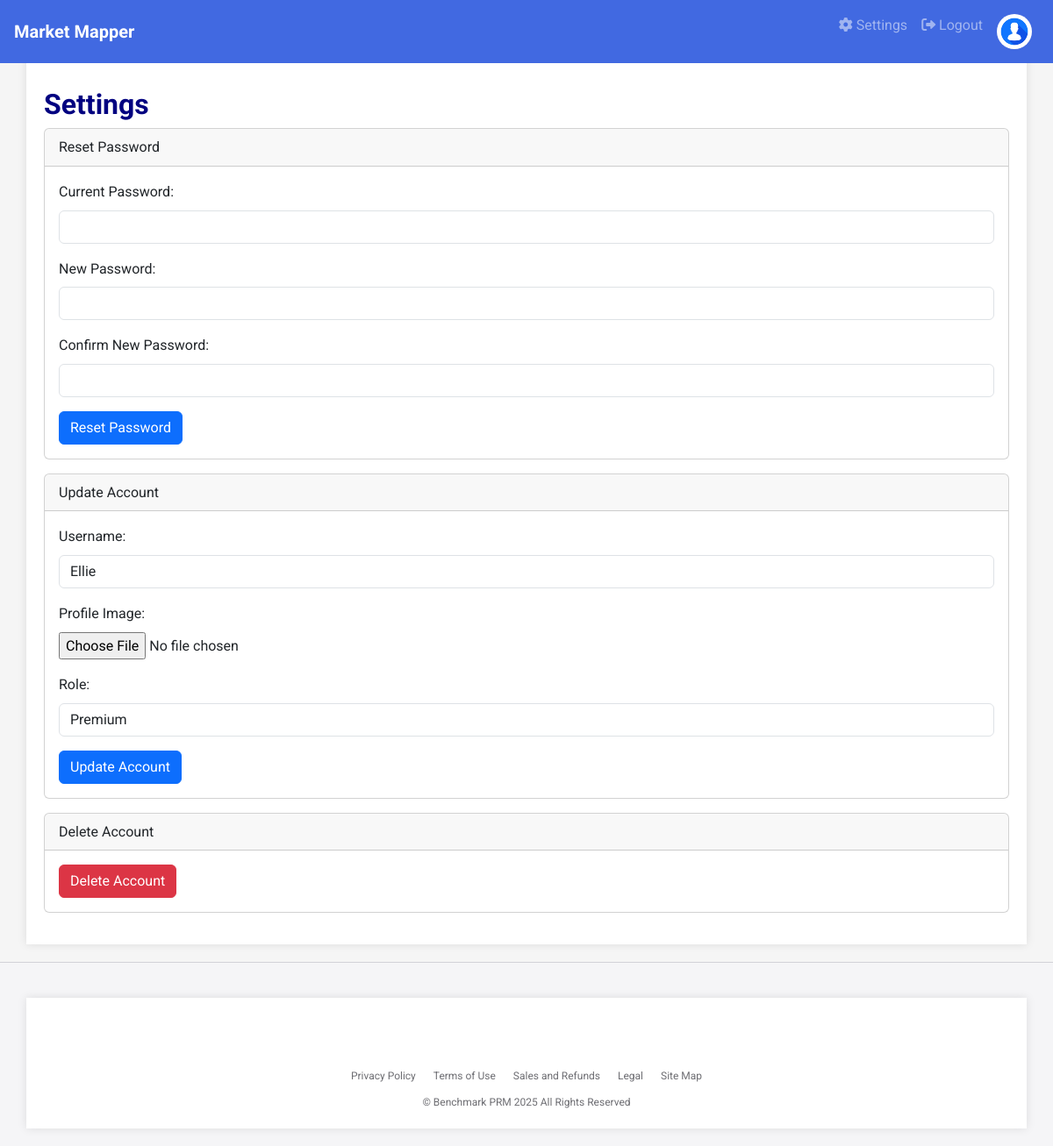
Before: /settings (signed in) with the older database file.
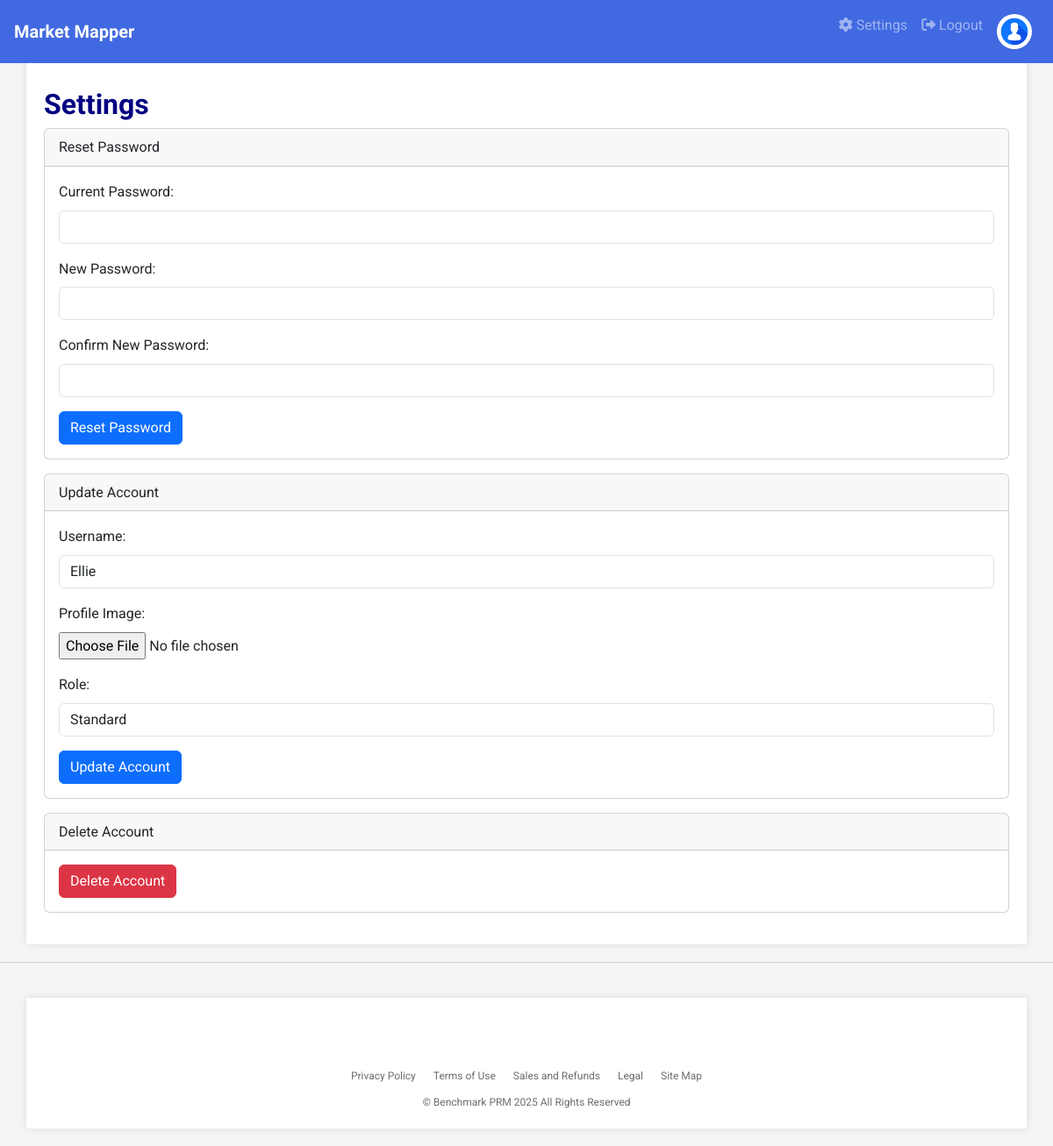
After: the same page with the newer database file.
### app.py (models this page shows, shortened)
class User(db.Model, UserMixin):
    id = db.Column(db.Integer, primary_key=True)
    username = db.Column(db.String(20), unique=True, nullable=False)
    email = db.Column(db.String(120), unique=True, nullable=False)  # Added email field
    password_hash = db.Column(db.String(128), nullable=False)
    profile_image = db.Column(db.String(255), nullable=True)  # Add profile_image field
    role = db.Column(db.String(50), nullable=False)  # Add role field

### app.py (the view, shortened to what this page needs)
@app.route('/settings', methods=['GET', 'POST'])
@login_required
def settings():
    return render_template('settings.html')

### app.py (called while the page is built)
@login_manager.user_loader
def load_user(user_id):
    return User.query.get(int(user_id))

### templates/settings.html (shortened to what this page needs)
{% extends 'base.html' %}
{% block content %}
<h1>Settings</h1>
<div class="card mb-3">
    <div class="card-header">
        Reset Password
    </div>
    <div class="card-body">
        <form method="POST">
            <div class="form-group">
                <label for="current_password">Current Password:</label>
                <input type="password" class="form-control" id="current_password" name="current_password" required>
            </div>
            <div class="form-group">
                <label for="new_password">New Password:</label>
                <input type="password" class="form-control" id="new_password" name="new_password" required>
            </div>
            <div class="form-group">
                <label for="confirm_new_password">Confirm New Password:</label>
                <input type="password" class="form-control" id="confirm_new_password" name="confirm_new_password" required>
            </div>
            <button type="submit" class="btn btn-primary">Reset Password</button>
        </form>
    </div>
</div>
<div class="card mb-3">
    <div class="card-header">
        Update Account
    </div>
    <div class="card-body">
        <form method="POST" enctype="multipart/form-data">
            <div class="form-group">
                <label for="username">Username:</label>
                <input type="text" class="form-control" id="username" name="username" value="{{ current_user.username }}" required>
            </div>
            <div class="form-group">
                <label for="profile_image">Profile Image:</label>
                <input type="file" class="form-control-file" id="profile_image" name="profile_image">
            </div>
            <div class="form-group">
                <label for="role">Role:</label>
                <select class="form-control" id="role" name="role" required>
                    <option value="standard" {% if current_user.role == "standard" %}selected{% endif %}>Standard</option>
                    <option value="premium" {% if current_user.role == "premium" %}selected{% endif %}>Premium</option>
                </select>
            </div>
            <button type="submit" class="btn btn-primary">Update Account</button>
        </form>
    </div>
</div>
<div class="card mb-3">
    <div class="card-header">
        Delete Account
    </div>
    <div class="card-body">
        <form method="POST">
            <button type="submit" class="btn btn-danger" onclick="return confirm('Are you sure you want to delete your account? This action cannot be undone.')">Delete Account</button>
        </form>
    </div>
</div>
{% endblock %}

Changed rows visible on the page:
changed User "Ellie": role "Premium" → "Standard"
